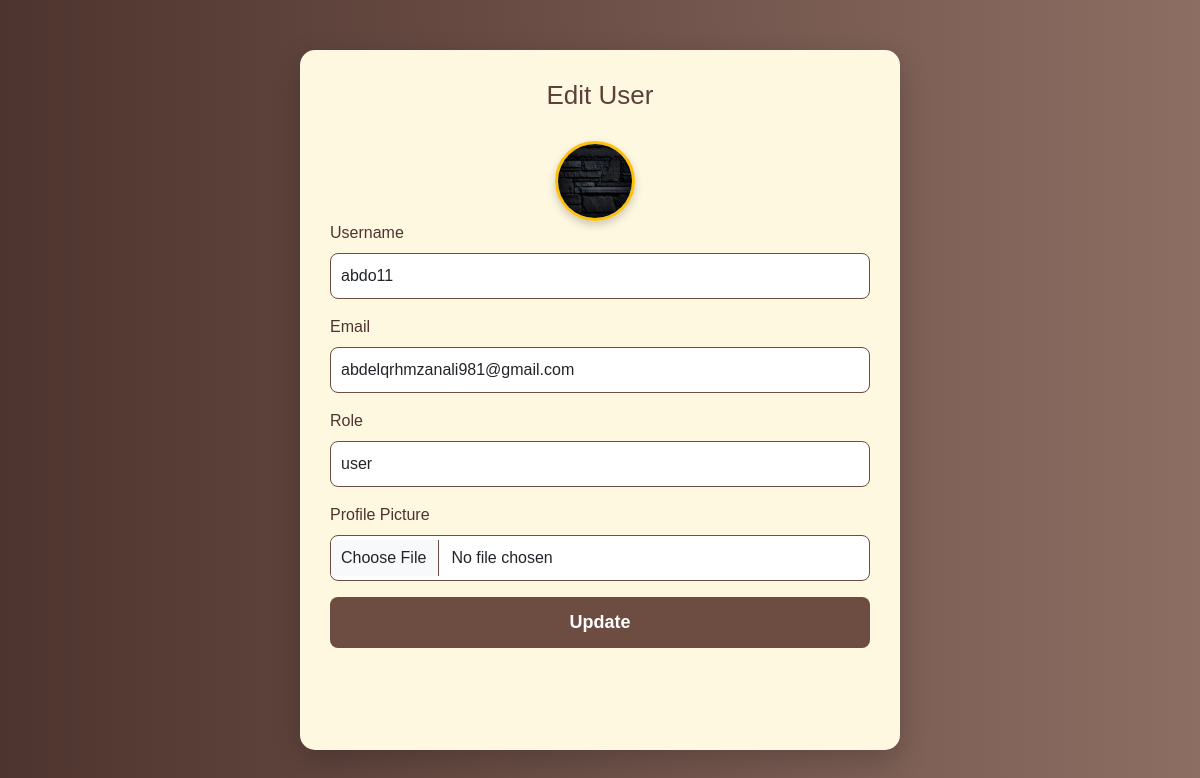
Screenshot of /edit.php?id=8 with the database file from the repository.
### tables this page shows
CREATE TABLE `users` (
  `id` int NOT NULL AUTO_INCREMENT,
  `username` varchar(50) NOT NULL,
  `email` varchar(100) NOT NULL,
  `password` varchar(255) NOT NULL,
  `profile_picture` varchar(255) DEFAULT NULL,
  `role` enum('user','admin') DEFAULT 'user',
  `created_at` timestamp NOT NULL DEFAULT CURRENT_TIMESTAMP,
  `roomno` varchar(255) NOT NULL,
  PRIMARY KEY (`id`),
  UNIQUE KEY `username` (`username`),
  UNIQUE KEY `email` (`email`)
);

### edit.php (the view, shortened to what this page needs)
<?php
include('databaseconnection.php');
if (isset($_GET['id'])) {
    $id = $_GET['id'];
    try {
        $stm = $connection->prepare("SELECT * FROM users WHERE id = ?");
        $stm->execute([$id]);
        $user = $stm->fetch(PDO::FETCH_ASSOC);
    } catch (PDOException $e) {
        echo "Error: " . $e->getMessage();
    }
}
?>
<!DOCTYPE html>
<html lang="en">
<head>
    <link href="https://cdn.jsdelivr.net/npm/bootstrap@5.3.0/dist/css/bootstrap.min.css" rel="stylesheet">
</head>
<body>
    <div class="container">
        <h3>Edit User</h3>
        <img src="img/<?php echo $user['profile_picture']; ?>" class="profile-img" width="150" height="100" alt="Profile Picture">
        <form method="POST" enctype="multipart/form-data">
            <div class="mb-3">
                <label for="username" class="form-label">Username</label>
                <input type="text" class="form-control" id="username" name="username" value="<?php echo htmlspecialchars($user['username']); ?>" required>
            </div>
            <div class="mb-3">
                <label for="email" class="form-label">Email</label>
                <input type="email" class="form-control" id="email" name="email" value="<?php echo htmlspecialchars($user['email']); ?>" required>
            </div>
            <div class="mb-3">
                <label for="role" class="form-label">Role</label>
                <input type="text" class="form-control" id="role" name="role" value="<?php echo htmlspecialchars($user['role']); ?>" required>
            </div>
            <div class="mb-3">
                <label for="img" class="form-label">Profile Picture</label>
                <input type="file" class="form-control" id="img" name="img">
            </div>
            <button type="submit" name="update" class="btn btn-success">Update</button>
        </form>
    </div>
</body>
</html>

### edit.php (style rules this page uses)
body { background: linear-gradient(to right, #6D4C41, #8D6E63); font-family: 'Arial', sans-serif; color: #fff; margin: 0; padding: 0; height: 100vh; display: flex; justify-content: center; align-items: center; }
.container { background-color: #FFF8E1; padding: 30px; border-radius: 15px; box-shadow: 0 10px 30px rgba(0, 0, 0, 0.2); width: 600px; height: 700px; }
h3 { color: #5D4037; text-align: center; font-size: 26px; margin-bottom: 30px; }
.form-label { font-size: 16px; color: #4E342E; }
.form-control { border-radius: 8px; border: 1px solid #6D4C41; margin-bottom: 15px; padding: 10px; }
.btn-success { background-color: #6D4C41; border: none; padding: 12px 20px; width: 100%; border-radius: 8px; font-size: 18px; font-weight: bold; transition: all 0.3s ease; }
.form-control::placeholder { color: #9E9E9E; }
.profile-img { margin-left: 225px; border-radius: 8px; width: 80px; height: 80px; border-radius: 50%; border: 3px solid #FFC107; box-shadow: 0 4px 8px rgba(0, 0, 0, 0.2); }
body { background: linear-gradient(to right, #4E342E, #8D6E63); }

### rows the page displays
users: profile_picture (picture), username "abdo11", email "abdelqrhmzanali981@gmail.com", role "user"
